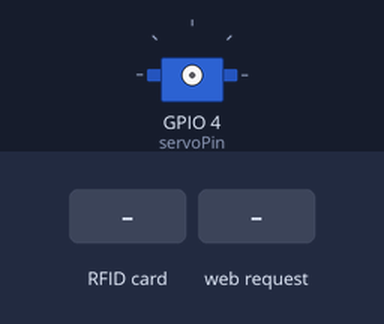
Bench run of a sketch on a simulated ESP32. Parts: servo. The inputs (shaded band) are chosen by the test bench. WiFi joins after 1.5 s; servers stay silent unless stated; servo pulses on a pin are drawn as a servo (544–2400 µs = 0–180°); what the sketch prints to the serial monitor is not drawn.

Above: at 2.7 s.
2.8 s: RFID card DE D8 5F 7D held to the reader
At 4.8 s:
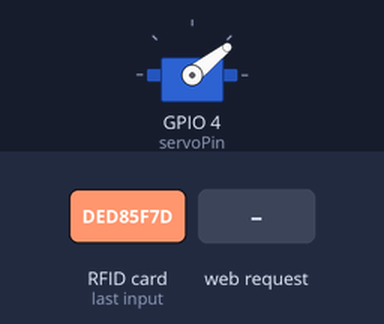
5.8 s: HTTP request GET /door/open received
At 6.8 s:
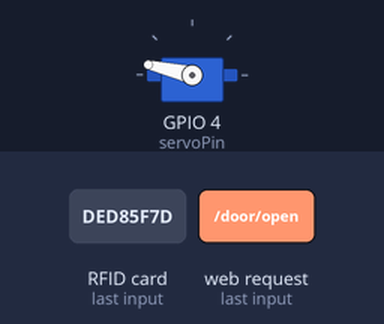
8.8 s: RFID card 1A 5C B0 02 held to the reader
At 9.2 s:
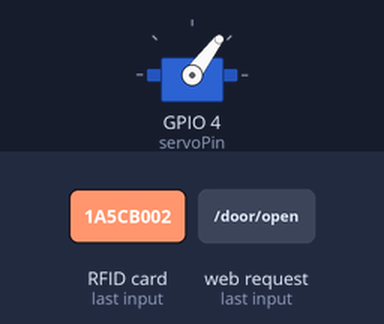
11.8 s: RFID card 1E AA 59 7D held to the reader
Timing chart, 0 to 15.8 s (numbered marks = the images above; inputs shaded):
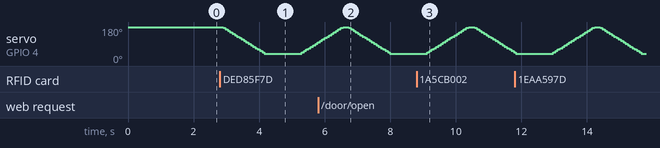

The sketch:

esp32-servo.ino
```cpp
#include <SPI.h>
#include <Wire.h>
#include <MFRC522.h>
#include <WiFi.h>
#include <Arduino.h>

// WIFI配置
const char* ssid = "";
const char* password = "";

// 静态IP配置
IPAddress local_IP(192, 168, 1, 110);
IPAddress gateway(192, 168, 1, 1);
IPAddress subnet(255, 255, 255, 0);
IPAddress primaryDNS(8, 8, 8, 8);
IPAddress secondaryDNS(8, 8, 4, 4);

// PWM配置
const int freq = 50;
const int channel = 8;
const int resolution = 8;
const int servoPin = 4;

// RFID配置, 已授权的卡片
#define RST_PIN 22
#define SS_PIN 21
MFRC522 mfrc522(SS_PIN, RST_PIN);
byte authorized_uids[][4] = {
  {0xDE, 0xD8, 0x5F, 0x7D},
  {0x1A, 0x5C, 0xB0, 0x02},
  {0x1E, 0xAA, 0x59, 0x7D},
  {0xB9, 0x78, 0x7D, 0xDC},
  {0xEE, 0x75, 0x56, 0x7D}
};
const int num_uids = sizeof(authorized_uids) / sizeof(authorized_uids[0]);

// Web服务器配置
WiFiServer server(80);
String header;
const long timeoutTime = 2000;

void setup() {
  Serial.begin(9600);
  SPI.begin();
  ledcSetup(channel, freq, resolution);
  ledcAttachPin(servoPin, channel);

  if (!WiFi.config(local_IP, gateway, subnet, primaryDNS, secondaryDNS)) {
    Serial.println("Static IP Failed to configure");
  }

  Serial.print("Connecting to ");
  Serial.println(ssid);
  WiFi.begin(ssid, password);
  while (WiFi.status() != WL_CONNECTED) {
    delay(500);
    Serial.print(".");
  }

  mfrc522.PCD_Init();
  Serial.println("\nWiFi connected.");
  Serial.print("IP address: ");
  Serial.println(WiFi.localIP());
  server.begin();
}

void loop() {
  handleRFID();
  handleClient();
}

void handleRFID() {
  if (mfrc522.PICC_IsNewCardPresent() && mfrc522.PICC_ReadCardSerial()) {
    Serial.print(F("Card UID: "));
    dump_byte_array(mfrc522.uid.uidByte, mfrc522.uid.size);
    Serial.println();
    Serial.print(F("PICC type: "));
    Serial.println(mfrc522.PICC_GetTypeName(mfrc522.PICC_GetType(mfrc522.uid.sak)));

    if (checkUID(mfrc522.uid.uidByte)) {
      Serial.println(F("Access Granted!"));
      operateServo(180, 40);
    } else {
      Serial.println(F("Access Denied!"));
    }

    mfrc522.PICC_HaltA();
  }
}

void handleClient() {
  WiFiClient client = server.available();
  if (client) {
    unsigned long previousTime = millis();
    String currentLine = "";
    while (client.connected() && millis() - previousTime <= timeoutTime) {
      if (client.available()) {
        char c = client.read();
        Serial.write(c);
        header += c;
        if (c == '\n') {
          if (currentLine.length() == 0) {
            client.println("HTTP/1.1 200 OK");
            client.println("Content-type:text/html");
            client.println("Connection: close");
            client.println();
            if (header.indexOf("GET /door/open") >= 0) {
              Serial.println("DOOR open");
              operateServo(180, 40);
            }
            sendHTML(client);
            break;
          } else {
            currentLine = "";
          }
        } else if (c != '\r') {
          currentLine += c;
        }
      }
    }
    header = "";
    client.stop();
    Serial.println("Client disconnected.\n");
  }
}

void operateServo(int openPos, int closePos) {
  for (int pos = openPos; pos >= closePos; pos -= 1) {
    ledcWrite(channel, calculatePWM(pos));
    delay(10);
  }
  delay(1000);
  for (int pos = closePos; pos <= openPos; pos += 1) {
    ledcWrite(channel, calculatePWM(pos));
    delay(10);
  }
}

void sendHTML(WiFiClient& client) {
  client.println("<!DOCTYPE html><html>");
  client.println("<head><meta name=\"viewport\" content=\"width=device-width, initial-scale=1\">");
  client.println("<link rel=\"icon\" href=\"data:,\">");
  client.println("<style>html { font-family: Helvetica; display: inline-block; margin: 0px auto; text-align: center;}");
  client.println(".center { display: flex; flex-direction: column; align-items: center; justify-content: center; height: 70vh; }");
  client.println(".button { background-color: #4CAF50; border: none; color: white; padding: 16px 40px;");
  client.println("text-decoration: none; font-size: 30px; margin: 2px; cursor: pointer;}");
  client.println(".button2 {background-color: #555555;}</style></head>");
  client.println("<body><h1>306 Access Control</h1>");
  client.println("<div class=\"center\">");
  client.println("<p><a href=\"/door/open\"><button class=\"button\">OPEN</button></a></p>");
  client.println("</div>");
  client.println("</body></html>");
  client.println();
}

int calculatePWM(int degree) {
  const float deadZone = 6.4;
  const float max = 32;
  degree = constrain(degree, 0, 180);
  return (int)(((max - deadZone) / 180) * degree + deadZone);
}

void dump_byte_array(byte *buffer, byte bufferSize) {
  for (byte i = 0; i < bufferSize; i++) {
    Serial.print(buffer[i] < 0x10 ? " 0" : " ");
    Serial.print(buffer[i], HEX);
  }
}

bool checkUID(byte *uid) {
  for (int i = 0; i < num_uids; i++) {
    if (memcmp(uid, authorized_uids[i], 4) == 0) {
      return true;
    }
  }
  return false;
}
```
